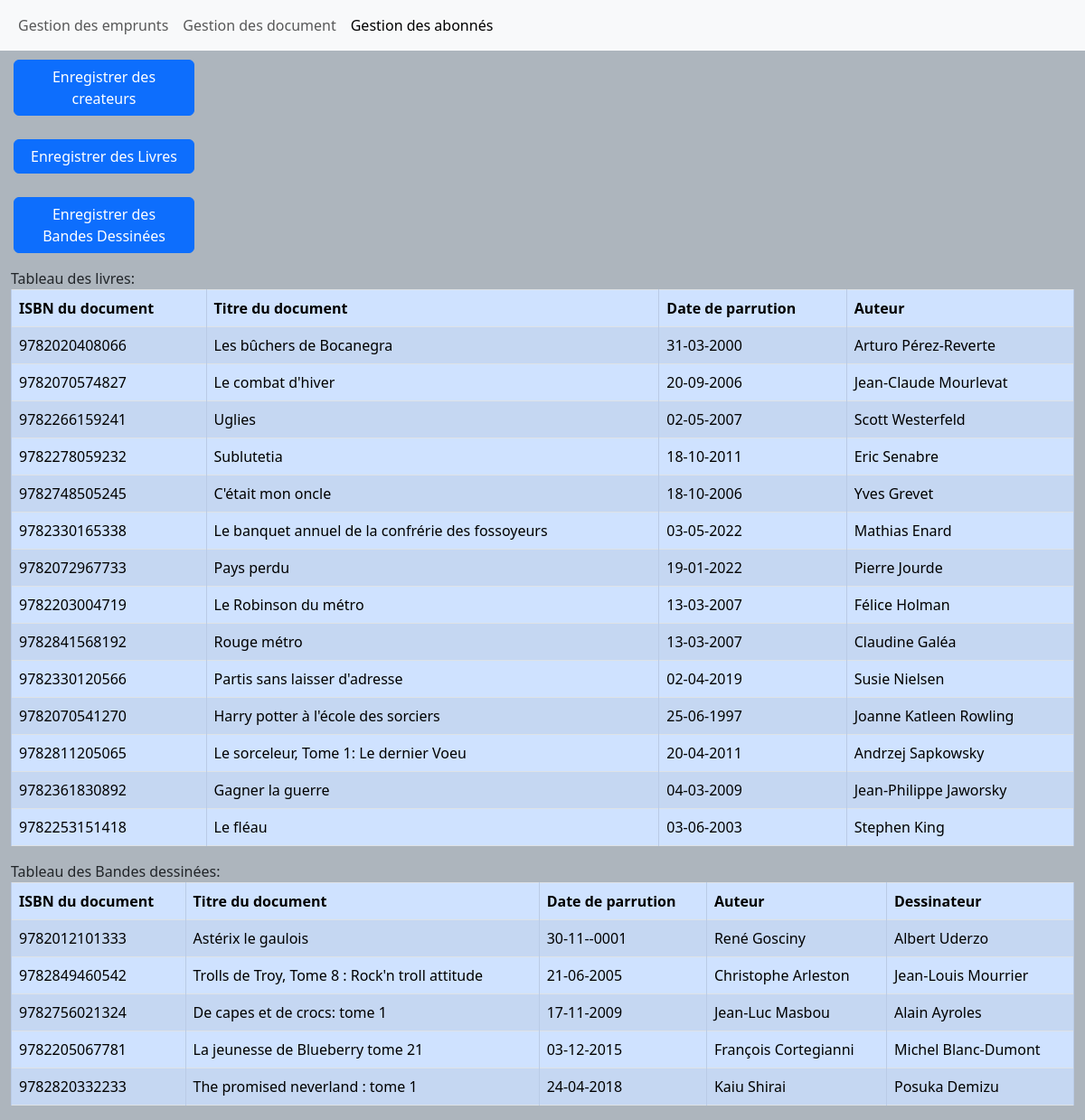
The page /index.php/documentController/document on the database its author committed.
### tables this page shows
CREATE TABLE `document_bibliotheque` (
  `ISBN_document` bigint(13) NOT NULL,
  `titre_document` varchar(100) NOT NULL,
  `date_parrution_document` timestamp NOT NULL DEFAULT current_timestamp() ON UPDATE current_timestamp(),
  `id_type_document` int(11) NOT NULL
);

CREATE TABLE `createur_document_bibliotheque` (
  `ISBN_document` bigint(11) NOT NULL,
  `id_createur_bibliotheque_auteur` int(11) NOT NULL
);

CREATE TABLE `createur_bibliotheque` (
  `id_createur_bibliotheque` int(11) NOT NULL,
  `nom_createur_bibliotheque` varchar(100) NOT NULL,
  `prenom_createur_bibliotheque` varchar(100) NOT NULL,
  `id_type_createur` int(11) NOT NULL
);

### application/controllers/documentController.php (called while the page is built, shortened)
<?php
class documentController extends CI_Controller{
    public function __construct(){
        $this->load->helper(array('url', 'form'));
        $this->load->database();
        $this->load->model('documentModel');
        $this->load->view('header');
    }
    public function document(){
        $data = array();
        $data['types_createur'] = $this->documentModel->selectTypeCreateur();
        $data['auteurs'] = $this->documentModel->selectAuteur();
        $data['dessinateurs'] = $this->documentModel->selectDessinateur();
        $data['livre_bibliotheque'] = $this->documentModel->print_Livre();
        $data['BD_bibliotheque'] = $this->documentModel->print_BD();
        $this->load->view('document', $data);
    }
}
?>

### index.php (called while the page is built, shortened)
<?php
require_once BASEPATH.'core/CodeIgniter.php';

### application/helpers/assets_helper.php (called while the page is built, shortened)
<?php
if (!function_exists('css_url')) {
    function css_url($name)
    {
        return base_url() . 'assets/css/' . $name . '.css';
    }
}

### application/models/documentModel.php (called while the page is built, shortened)
<?php
class documentModel extends CI_Model{
    public function print_Livre(){
        $this->db->select('*');
        $this->db->from('document_bibliotheque');
        $this->db->join('createur_document_bibliotheque', 'document_bibliotheque.ISBN_document = createur_document_bibliotheque.ISBN_document');
        $this->db->join('type_document_bibliotheque', 'document_bibliotheque.id_type_document = type_document_bibliotheque.id_type_document');
        $this->db->join('createur_bibliotheque', 'createur_document_bibliotheque.id_createur_bibliotheque_auteur = createur_bibliotheque.id_createur_bibliotheque');
        $this->db->join('type_createur', 'createur_bibliotheque.id_type_createur = type_createur.id_type_createur');
        $this->db->where('type_document_bibliotheque.id_type_document = 1');
        $this->db->order_by('document_bibliotheque.id_type_document', 'document_bibliotheque.date_parrution_document', 'ASC');
        $query = $this->db->get();
        return $query->result_array();
    }
    public function print_BD(){
        $this->db->select('document_bibliotheque.ISBN_document, document_bibliotheque.titre_document,
        document_bibliotheque.date_parrution_document,
        auteur.nom_createur_bibliotheque AS nom_auteur, auteur.prenom_createur_bibliotheque AS prenom_auteur,
        dessinateur.nom_createur_bibliotheque AS nom_dessinateur, dessinateur.prenom_createur_bibliotheque AS prenom_dessinateur,
        type_createur.libelle_type_createur');
        $this->db->from('document_bibliotheque');
        $this->db->join('createur_document_bibliotheque', 'document_bibliotheque.ISBN_document = createur_document_bibliotheque.ISBN_document');
        $this->db->join('dessinateur_document_bibliotheque', 'document_bibliotheque.ISBN_document = dessinateur_document_bibliotheque.ISBN_document', 'left');
        $this->db->join('type_document_bibliotheque', 'document_bibliotheque.id_type_document = type_document_bibliotheque.id_type_document');
        $this->db->join('createur_bibliotheque AS auteur', 'createur_document_bibliotheque.id_createur_bibliotheque_auteur = auteur.id_createur_bibliotheque');
        $this->db->join('type_createur', 'auteur.id_type_createur = type_createur.id_type_createur');
        $this->db->join('createur_bibliotheque AS dessinateur', 'dessinateur_document_bibliotheque.id_createur_bibliotheque_dessinateur = dessinateur.id_createur_bibliotheque', 'left');
        $this->db->where('type_document_bibliotheque.id_type_document = 2');
        $this->db->order_by('document_bibliotheque.id_type_document, document_bibliotheque.date_parrution_document', 'ASC');
        $query = $this->db->get();
        return $query->result_array();
    }
}
?>

### application/views/document.php (the view, shortened to what this page needs)
         <p>
          <button class = "btn btn-primary" type = "button" data-bs-toggle = "collapse" data-bs-target = "#Createur" arie-expanded = "false" aria-controls = "Document">Enregistrer des createurs</button>
         </p>
         <p>
            <button class = "btn btn-primary" type = "button" data-bs-toggle = "collapse" data-bs-target = "#Document" aria-expanded = "false" aria-controls = "Document">
                Enregistrer des Livres
            </button>
         </p>
         <p>
            <button class = "btn btn-primary" type = "button" data-bs-toggle = "collapse" data-bs-target = "#BD" aria-expanded = "false" aria-controls = "BD">
                Enregistrer des Bandes Dessinées
            </button>
         </p>
            <div class = "container-fluid">
                    <table class = "table table-striped table-bordered">
                        <label>Tableau des livres:</label>
                        <thead>
                            <tr>
                                <th class = "table-primary">ISBN du document</th>
                                <th class = "table-primary">Titre du document</th>
                                <th class = "table-primary">Date de parrution</th>
                                <th class = "table-primary">Auteur</th>
                            </tr>
                        </thead>
                        <tbody>
                            <?php foreach ($livre_bibliotheque as $donnees):?>
                                <tr class = "scroll_container">
                                    <td class = "table-primary"><?php echo htmlspecialchars($donnees["ISBN_document"]);?></td>
                                    <td class = "table-primary"><?php echo htmlspecialchars($donnees["titre_document"]);?></td>
                                    <td class = "table-primary"><?php echo date('d-m-Y', strtotime($donnees["date_parrution_document"]));?></td>
                                    <td class = "table-primary"><?php echo htmlspecialchars($donnees["prenom_createur_bibliotheque"]);echo " "; echo htmlspecialchars($donnees["nom_createur_bibliotheque"]);?></td>
                                </tr>
                                <?php endforeach;?>
                        </tbody>
                    </table>
                    <table class = "table table-striped table-bordered">
                        <label>Tableau des Bandes dessinées:</label>
                        <thead>
                            <tr>
                                <th class = "table-primary">ISBN du document</th>
                                <th class = "table-primary">Titre du document</th>
                                <th class = "table-primary">Date de parrution</th>
                                <th class = "table-primary">Auteur</th>
                                <th class = "table-primary">Dessinateur</th>
                            </tr>
                        </thead>
                        <tbody>
                            <?php foreach ($BD_bibliotheque as $BD):?>
                                <tr class = "scroll_container">
                                    <td class = "table-primary"><?php echo htmlspecialchars($BD["ISBN_document"]);?></td>
                                    <td class = "table-primary"><?php echo htmlspecialchars($BD["titre_document"]);?></td>
                                    <td class = "table-primary"><?php echo date('d-m-Y', strtotime($BD["date_parrution_document"]));?></td>
                                    <td class = "table-primary"><?php echo htmlspecialchars($BD["prenom_auteur"]);echo " "; echo htmlspecialchars($BD["nom_auteur"]);?></td>
                                    <td class = "table-primary"><?php echo htmlspecialchars($BD["prenom_dessinateur"]);echo " "; echo htmlspecialchars($BD["nom_dessinateur"]);?></td>
                                </tr>
                                <?php endforeach;?>
                        </tbody>
                    </table>
            </div>
    </body>
</html>

### application/views/header.php (shortened to what this page needs)
<!DOCTYPE html>
<html>
    <head>
        <link rel = "stylesheet" href = "https://cdn.jsdelivr.net/npm/bootstrap@5.3.0-alpha1/dist/css/bootstrap.min.css">
        <link rel = "stylesheet" href = "<?php echo css_url('Bibliotheque_Style')?>"/>
    </head>
    <body>
<header>
           <nav class = "navbar navbar-expand-sm bg-light navbar-light">
            <div class = "container-fluid">
              <ul class = "navbar-nav">
                <li class = "nav-item">
                    <a class = "nav-link" href = "<?= site_url('EmpruntController/emprunt')?>">Gestion des emprunts</a>
                </li>
                <li class = "nav-item">
                    <a class = "nav-link" href = "<?= site_url('documentController/document')?>">Gestion des document</a>
                </li>
                <li class = "nav-item">
                    <a class = "nav-link active" href = "<?= site_url('abonneController/abonne')?>">Gestion des abonnés</a>
                </li>
              </ul>
            </div>
           </nav>
         </header>
    </body>
</html>

### assets/css/Bibliotheque_Style.css (style rules this page uses)
* { padding: 0; margin: 0; }
body { background-color: #adb5bd; }
p { margin-left: 15px; }
.btn { margin-top: 10px; width: 200px; }

### rows shown on the page
document_bibliotheque: createur_document_bibliotheque.ISBN_document "9782020408066", titre_document "Les bûchers de Bocanegra", date_parrution_document "31-03-2000", createur_bibliotheque.prenom_createur_bibliotheque "Arturo", createur_bibliotheque.nom_createur_bibliotheque "Pérez-Reverte"
document_bibliotheque: createur_document_bibliotheque.ISBN_document "9782070574827", titre_document "Le combat d'hiver", date_parrution_document "20-09-2006", createur_bibliotheque.prenom_createur_bibliotheque "Jean-Claude", createur_bibliotheque.nom_createur_bibliotheque "Mourlevat"
document_bibliotheque: createur_document_bibliotheque.ISBN_document "9782266159241", titre_document "Uglies", date_parrution_document "02-05-2007", createur_bibliotheque.prenom_createur_bibliotheque "Scott", createur_bibliotheque.nom_createur_bibliotheque "Westerfeld"
document_bibliotheque: createur_document_bibliotheque.ISBN_document "9782278059232", titre_document "Sublutetia", date_parrution_document "18-10-2011", createur_bibliotheque.prenom_createur_bibliotheque "Eric", createur_bibliotheque.nom_createur_bibliotheque "Senabre"
document_bibliotheque: createur_document_bibliotheque.ISBN_document "9782748505245", titre_document "C'était mon oncle", date_parrution_document "18-10-2006", createur_bibliotheque.prenom_createur_bibliotheque "Yves", createur_bibliotheque.nom_createur_bibliotheque "Grevet"
document_bibliotheque: createur_document_bibliotheque.ISBN_document "9782330165338", titre_document "Le banquet annuel de la confrérie des fossoyeurs", date_parrution_document "03-05-2022", createur_bibliotheque.prenom_createur_bibliotheque "Mathias", createur_bibliotheque.nom_createur_bibliotheque "Enard"
document_bibliotheque: createur_document_bibliotheque.ISBN_document "9782072967733", titre_document "Pays perdu", date_parrution_document "19-01-2022", createur_bibliotheque.prenom_createur_bibliotheque "Pierre", createur_bibliotheque.nom_createur_bibliotheque "Jourde"
document_bibliotheque: createur_document_bibliotheque.ISBN_document "9782203004719", titre_document "Le Robinson du métro", date_parrution_document "13-03-2007", createur_bibliotheque.prenom_createur_bibliotheque "Félice", createur_bibliotheque.nom_createur_bibliotheque "Holman"
document_bibliotheque: createur_document_bibliotheque.ISBN_document "9782841568192", titre_document "Rouge métro", date_parrution_document "13-03-2007", createur_bibliotheque.prenom_createur_bibliotheque "Claudine", createur_bibliotheque.nom_createur_bibliotheque "Galéa"
document_bibliotheque: createur_document_bibliotheque.ISBN_document "9782330120566", titre_document "Partis sans laisser d'adresse", date_parrution_document "02-04-2019", createur_bibliotheque.prenom_createur_bibliotheque "Susie", createur_bibliotheque.nom_createur_bibliotheque "Nielsen"
document_bibliotheque: createur_document_bibliotheque.ISBN_document "9782070541270", titre_document "Harry potter à l'école des sorciers", date_parrution_document "25-06-1997", createur_bibliotheque.prenom_createur_bibliotheque "Joanne Katleen", createur_bibliotheque.nom_createur_bibliotheque "Rowling"
document_bibliotheque: createur_document_bibliotheque.ISBN_document "9782811205065", titre_document "Le sorceleur, Tome 1: Le dernier Voeu", date_parrution_document "20-04-2011", createur_bibliotheque.prenom_createur_bibliotheque "Andrzej", createur_bibliotheque.nom_createur_bibliotheque "Sapkowsky"
document_bibliotheque: createur_document_bibliotheque.ISBN_document "9782361830892", titre_document "Gagner la guerre", date_parrution_document "04-03-2009", createur_bibliotheque.prenom_createur_bibliotheque "Jean-Philippe", createur_bibliotheque.nom_createur_bibliotheque "Jaworsky"
document_bibliotheque: createur_document_bibliotheque.ISBN_document "9782253151418", titre_document "Le fléau", date_parrution_document "03-06-2003", createur_bibliotheque.prenom_createur_bibliotheque "Stephen", createur_bibliotheque.nom_createur_bibliotheque "King"
document_bibliotheque: ISBN_document "9782012101333", titre_document "Astérix le gaulois", date_parrution_document "30-11--0001", createur_bibliotheque.prenom_createur_bibliotheque "René", createur_bibliotheque.nom_createur_bibliotheque "Gosciny", createur_bibliotheque.prenom_createur_bibliotheque "Albert", createur_bibliotheque.nom_createur_bibliotheque "Uderzo"
document_bibliotheque: ISBN_document "9782849460542", titre_document "Trolls de Troy, Tome 8 : Rock'n troll attitude", date_parrution_document "21-06-2005", createur_bibliotheque.prenom_createur_bibliotheque "Christophe", createur_bibliotheque.nom_createur_bibliotheque "Arleston", createur_bibliotheque.prenom_createur_bibliotheque "Jean-Louis", createur_bibliotheque.nom_createur_bibliotheque "Mourrier"
document_bibliotheque: ISBN_document "9782756021324", titre_document "De capes et de crocs: tome 1", date_parrution_document "17-11-2009", createur_bibliotheque.prenom_createur_bibliotheque "Jean-Luc", createur_bibliotheque.nom_createur_bibliotheque "Masbou", createur_bibliotheque.prenom_createur_bibliotheque "Alain", createur_bibliotheque.nom_createur_bibliotheque "Ayroles"
document_bibliotheque: ISBN_document "9782205067781", titre_document "La jeunesse de Blueberry tome 21", date_parrution_document "03-12-2015", createur_bibliotheque.prenom_createur_bibliotheque "François", createur_bibliotheque.nom_createur_bibliotheque "Cortegianni", createur_bibliotheque.prenom_createur_bibliotheque "Michel", createur_bibliotheque.nom_createur_bibliotheque "Blanc-Dumont"
document_bibliotheque: ISBN_document "9782820332233", titre_document "The promised neverland : tome 1", date_parrution_document "24-04-2018", createur_bibliotheque.prenom_createur_bibliotheque "Kaiu", createur_bibliotheque.nom_createur_bibliotheque "Shirai", createur_bibliotheque.prenom_createur_bibliotheque "Posuka", createur_bibliotheque.nom_createur_bibliotheque "Demizu"
